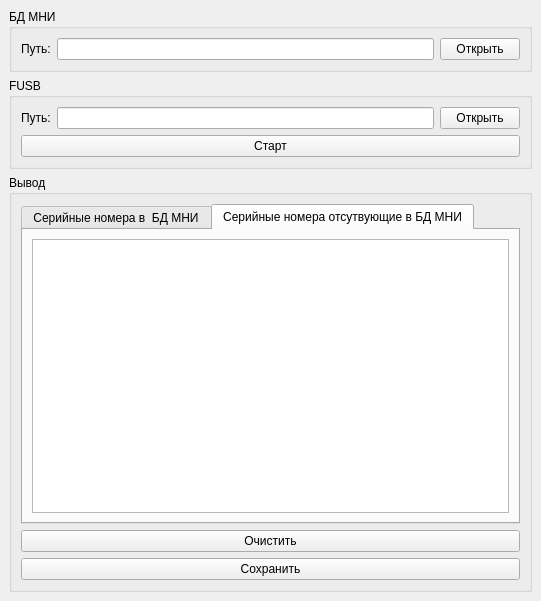
<?xml version="1.0" encoding="UTF-8"?>
<ui version="4.0">
 <class>MainWindow</class>
 <widget class="QMainWindow" name="MainWindow">
  <property name="geometry">
   <rect>
    <x>0</x>
    <y>0</y>
    <width>541</width>
    <height>601</height>
   </rect>
  </property>
  <property name="windowTitle">
   <string>MNI</string>
  </property>
  <property name="windowIcon">
   <iconset>
    <normaloff>icon.ico</normaloff>icon.ico</iconset>
  </property>
  <widget class="QWidget" name="centralwidget">
   <layout class="QVBoxLayout" name="verticalLayout">
    <item>
     <widget class="QGroupBox" name="groupBox">
      <property name="maximumSize">
       <size>
        <width>16777215</width>
        <height>110</height>
       </size>
      </property>
      <property name="title">
       <string>БД МНИ</string>
      </property>
      <layout class="QGridLayout" name="gridLayout">
       <item row="0" column="1">
        <widget class="QLineEdit" name="lineEdit"/>
       </item>
       <item row="0" column="3">
        <widget class="QPushButton" name="pushButton">
         <property name="text">
          <string>Открыть</string>
         </property>
        </widget>
       </item>
       <item row="0" column="0">
        <widget class="QLabel" name="label">
         <property name="text">
          <string>Путь:</string>
         </property>
        </widget>
       </item>
      </layout>
     </widget>
    </item>
    <item>
     <widget class="QGroupBox" name="groupBox_2">
      <property name="maximumSize">
       <size>
        <width>16777215</width>
        <height>110</height>
       </size>
      </property>
      <property name="title">
       <string>FUSB</string>
      </property>
      <layout class="QGridLayout" name="gridLayout_2">
       <item row="0" column="0">
        <widget class="QLabel" name="label_3">
         <property name="text">
          <string>Путь:</string>
         </property>
        </widget>
       </item>
       <item row="0" column="1">
        <widget class="QLineEdit" name="lineEdit_3"/>
       </item>
       <item row="0" column="2">
        <widget class="QPushButton" name="pushButton_2">
         <property name="text">
          <string>Открыть</string>
         </property>
        </widget>
       </item>
       <item row="1" column="0" colspan="3">
        <widget class="QPushButton" name="pushButton_3">
         <property name="text">
          <string>Старт</string>
         </property>
        </widget>
       </item>
      </layout>
     </widget>
    </item>
    <item>
     <widget class="QGroupBox" name="groupBox_3">
      <property name="title">
       <string>Вывод</string>
      </property>
      <layout class="QVBoxLayout" name="verticalLayout_2">
       <item>
        <widget class="QTabWidget" name="tabWidget">
         <property name="currentIndex">
          <number>1</number>
         </property>
         <widget class="QWidget" name="tab">
          <property name="layoutDirection">
           <enum>Qt::LeftToRight</enum>
          </property>
          <attribute name="title">
           <string>Серийные номера в  БД МНИ</string>
          </attribute>
          <layout class="QVBoxLayout" name="verticalLayout_3">
           <item>
            <widget class="QTextEdit" name="textEdit">
             <property name="html">
              <string>&lt;!DOCTYPE HTML PUBLIC &quot;-//W3C//DTD HTML 4.0//EN&quot; &quot;http://www.w3.org/TR/REC-html40/strict.dtd&quot;&gt;
&lt;html&gt;&lt;head&gt;&lt;meta name=&quot;qrichtext&quot; content=&quot;1&quot; /&gt;&lt;style type=&quot;text/css&quot;&gt;
p, li { white-space: pre-wrap; }
&lt;/style&gt;&lt;/head&gt;&lt;body style=&quot; font-family:'MS Shell Dlg 2'; font-size:8.25pt; font-weight:400; font-style:normal;&quot;&gt;
&lt;p style=&quot;-qt-paragraph-type:empty; margin-top:18px; margin-bottom:12px; margin-left:0px; margin-right:0px; -qt-block-indent:0; text-indent:0px;&quot;&gt;&lt;br /&gt;&lt;/p&gt;&lt;/body&gt;&lt;/html&gt;</string>
             </property>
            </widget>
           </item>
          </layout>
         </widget>
         <widget class="QWidget" name="tab_2">
          <attribute name="title">
           <string>Серийные номера отсутвующие в БД МНИ</string>
          </attribute>
          <layout class="QVBoxLayout" name="verticalLayout_4">
           <item>
            <widget class="QTextEdit" name="textEdit_2">
             <property name="html">
              <string>&lt;!DOCTYPE HTML PUBLIC &quot;-//W3C//DTD HTML 4.0//EN&quot; &quot;http://www.w3.org/TR/REC-html40/strict.dtd&quot;&gt;
&lt;html&gt;&lt;head&gt;&lt;meta name=&quot;qrichtext&quot; content=&quot;1&quot; /&gt;&lt;style type=&quot;text/css&quot;&gt;
p, li { white-space: pre-wrap; }
&lt;/style&gt;&lt;/head&gt;&lt;body style=&quot; font-family:'MS Shell Dlg 2'; font-size:8.25pt; font-weight:400; font-style:normal;&quot;&gt;
&lt;p style=&quot;-qt-paragraph-type:empty; margin-top:18px; margin-bottom:12px; margin-left:0px; margin-right:0px; -qt-block-indent:0; text-indent:0px;&quot;&gt;&lt;br /&gt;&lt;/p&gt;&lt;/body&gt;&lt;/html&gt;</string>
             </property>
            </widget>
           </item>
          </layout>
         </widget>
        </widget>
       </item>
       <item>
        <widget class="QPushButton" name="pushButton_4">
         <property name="text">
          <string>Очистить</string>
         </property>
        </widget>
       </item>
       <item>
        <widget class="QPushButton" name="pushButton_5">
         <property name="text">
          <string>Сохранить</string>
         </property>
        </widget>
       </item>
      </layout>
     </widget>
    </item>
   </layout>
  </widget>
 </widget>
 <resources/>
 <connections/>
</ui>
